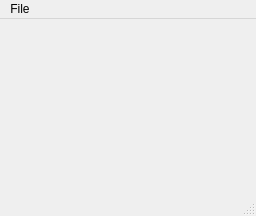
<?xml version="1.0" encoding="UTF-8"?>
<ui version="4.0">
 <class>MainWindow</class>
 <widget class="QMainWindow" name="MainWindow">
  <property name="geometry">
   <rect>
    <x>0</x>
    <y>0</y>
    <width>256</width>
    <height>216</height>
   </rect>
  </property>
  <property name="sizePolicy">
   <sizepolicy hsizetype="Preferred" vsizetype="Preferred">
    <horstretch>0</horstretch>
    <verstretch>0</verstretch>
   </sizepolicy>
  </property>
  <property name="windowTitle">
   <string>MainWindow</string>
  </property>
  <widget class="QWidget" name="centralWidget">
   <property name="enabled">
    <bool>true</bool>
   </property>
  </widget>
  <widget class="QMenuBar" name="menuBar">
   <property name="geometry">
    <rect>
     <x>0</x>
     <y>0</y>
     <width>256</width>
     <height>20</height>
    </rect>
   </property>
   <widget class="QMenu" name="menuFile">
    <property name="title">
     <string>File</string>
    </property>
    <addaction name="actionQuit"/>
   </widget>
   <addaction name="menuFile"/>
  </widget>
  <widget class="QStatusBar" name="statusBar"/>
  <action name="actionQuit">
   <property name="text">
    <string>Quit</string>
   </property>
  </action>
 </widget>
 <layoutdefault spacing="0" margin="0"/>
 <resources/>
 <connections/>
</ui>
